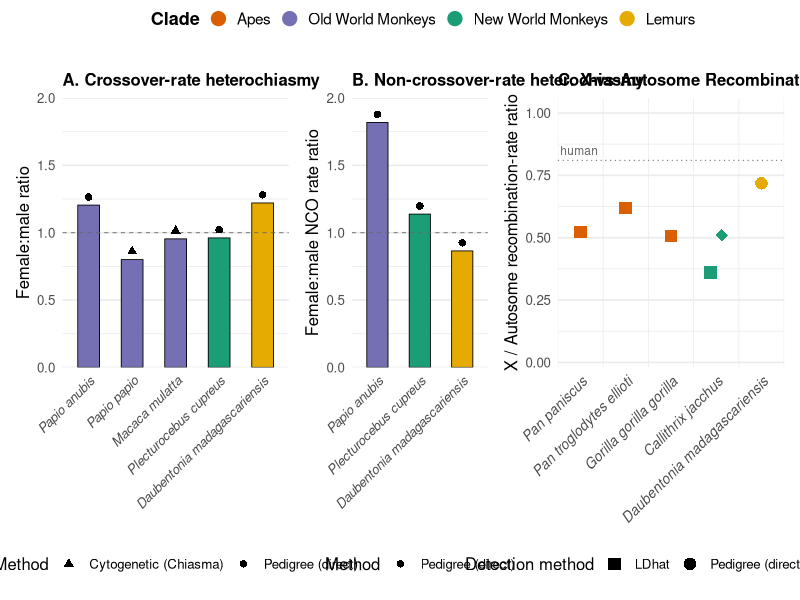
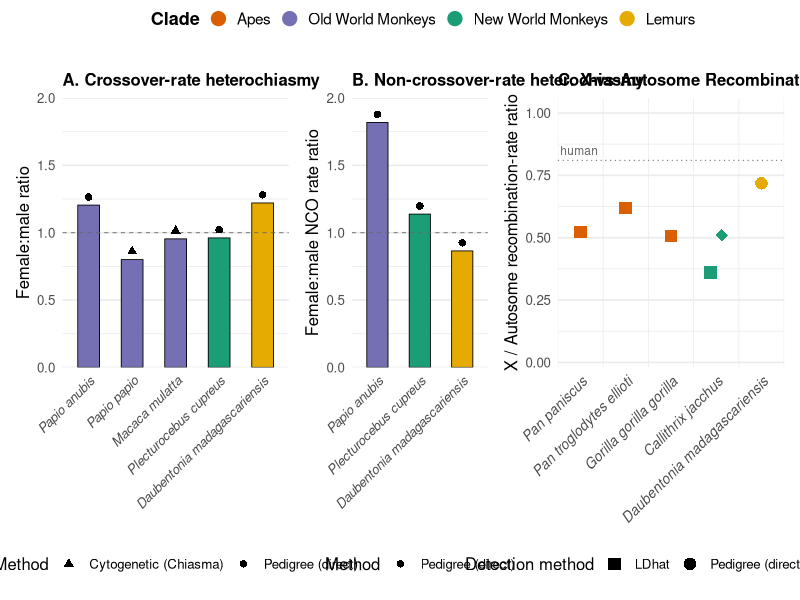
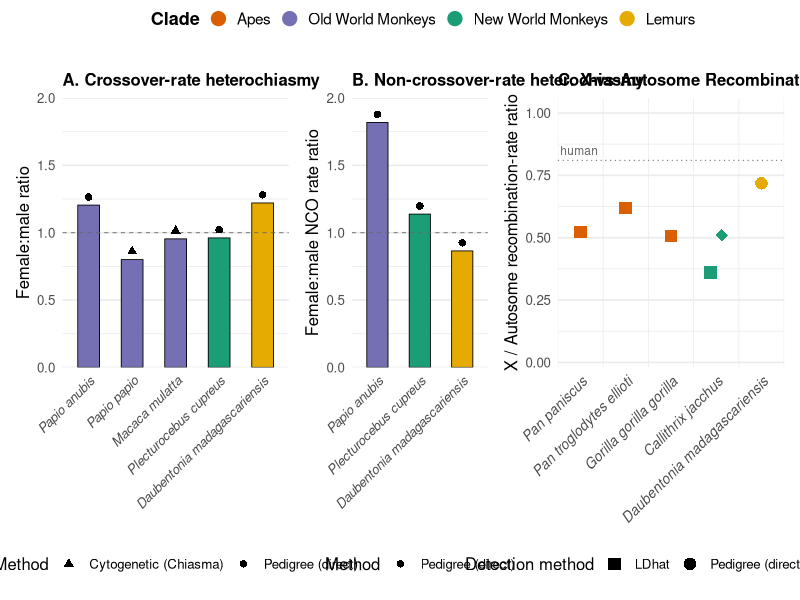

The R script that drew these images, in order: (Note: this script raises an error after producing the figures.)
library(ggplot2)
library(patchwork)
library(dplyr)

CLADE_LEVELS <- c("Apes", "Old World Monkeys", "New World Monkeys", "Lemurs")
CLADE_COLORS <- c(
  "Apes"        = "#d95f02",
  "Old World Monkeys"  = "#7570b3",
  "New World Monkeys" = "#1b9e77",
  "Lemurs"= "#e6ab02"
)
SPECIES_CLADE <- c(
  "Papio anubis" = "Old World Monkeys",
  "Plecturocebus cupreus" = "New World Monkeys",
  "Daubentonia madagascariensis" = "Lemurs",
  "Pan paniscus" = "Apes",
  "Pan troglodytes ellioti" = "Apes",
  "Gorilla gorilla gorilla" = "Apes",
  "Callithrix jacchus" = "New World Monkeys",
  "Papio papio" = "Old World Monkeys",
  "Macaca mulatta" = "Old World Monkeys"
)
# Panel B stays the original 3 species -- the only 3 pedigree studies in this review
# with BOTH sexes measured for BOTH crossovers and non-crossovers. Macaca mulatta's
# own WGS pedigree study (Versoza et al. 2024) examined paternal meioses only (its own
# stated design); the 5 Porsborg long-read species are testis-tissue samples,
# inherently male-only by what tissue was sequenced. Neither is a gap in extraction
# effort. Panel A now has 2 more species (see below) since Burt, Bell & Harvey
# (1991)'s cytogenetic chiasma data is CO-only, no NCO -- doesn't extend Panel B.
SPECIES_ORDER <- c("Papio anubis", "Plecturocebus cupreus", "Daubentonia madagascariensis")

base_theme <- theme_minimal(base_size = 12) +
  theme(axis.text.x = element_text(angle = 45, hjust = 1, face = "italic"),
        panel.grid.major.x = element_blank(),
        plot.title = element_text(face = "bold", size = 12))

# ---------- Panel A: crossover-rate sex ratio (female:male) ----------
# Papio anubis: sex-specific genetic map length stated directly in main text (Wall et
# al. 2022) -- 2,080 cM male / 2,506 cM female, over the same 2,591.3 Mb physical
# autosome length used throughout this review for this species (Mb cancels in the
# ratio, so cM ratio = cM/Mb ratio here).
# Plecturocebus cupreus and Daubentonia madagascariensis: sex-specific cM/Mb already
# stated directly in their own papers' Table 1.
# Papio papio and Macaca mulatta: Burt, Bell &
# Harvey (1991) J Evol Biol 4:259-277, as compiled/re-presented in Mank (2009) Genet
# Res 91:355-363, Table 1 -- sex-specific autosomal crossover (chiasma) counts per
# chromosome, cytogenetic method (Mank 2009's own Methods: "For all species, I only
# analysed the autosomal portions of the genome"). Values (female, male crossovers per
# chromosome): Papio papio 1.5850, 1.9800; Macaca mulatta 1.9800, 2.0750 -- both
# independently reproduce Mank's own reported heterochiasmy statistic ((F-M)/mean) to
# 4 decimal places (-0.2216, -0.0469), confirming the table was read correctly.
# NOT cM/Mb (a raw per-chromosome chiasma count instead) but the female:male RATIO is
# still directly comparable and plottable on the same axis -- ratios are unit-
# invariant as long as the same units are used for both sexes, which they are here
# (same cytogenetic count convention for both). XO only, no NCO data in Burt et al.
# 1991 -- cytogenetic chiasma counting cannot detect NCO events (same structural
# limitation already documented throughout this review) -- so these 2 species extend
# Panel A only, not Panel B. This is also this review's first-ever heterochiasmy data
# point for Macaca mulatta (its own WGS pedigree study is paternal-only) and for
# Papio papio specifically (a different baboon species than Papio anubis, already in
# this panel, and than Papio hamadryas, tracked elsewhere in this review for cM/Mb).
co_data <- tribble(
  ~species, ~female_cmmb, ~male_cmmb, ~method,
  "Papio anubis", 2506/2591.3, 2080/2591.3, "Pedigree (direct)",
  "Plecturocebus cupreus", 1.00, 1.04, "Pedigree (direct)",
  "Daubentonia madagascariensis", 0.94, 0.77, "Pedigree (direct)",
  "Papio papio", 1.5850, 1.9800, "Cytogenetic (Chiasma)",
  "Macaca mulatta", 1.9800, 2.0750, "Cytogenetic (Chiasma)"
) %>%
  mutate(ratio = female_cmmb / male_cmmb,
         clade = factor(SPECIES_CLADE[as.character(species)], levels = CLADE_LEVELS))

# Ordered by clade (matching Panel C's convention) --
# Old World Monkeys (all 3: Papio anubis, Papio papio, Macaca mulatta), then New World
# Monkeys, then Lemurs.
PANEL_A_ORDER <- c("Papio anubis", "Papio papio", "Macaca mulatta",
                    "Plecturocebus cupreus", "Daubentonia madagascariensis")
co_data <- co_data %>% mutate(species = factor(species, levels = PANEL_A_ORDER))

# Shared y-axis scale across both panels for direct side-by-side comparison -- the
# max female:male ratio in this figure is Papio anubis' NCO rate (1.82), so both
# panels use the same 0-2 range regardless of which one it occurs in.
Y_MAX <- 2
Y_BREAKS <- seq(0, Y_MAX, 0.5)

# Shape marker above each bar indicates method (Pedigree vs. Cytogenetic Chiasma) --
# same technique as Figure_3's Panel A (crossover homeostasis), which faced the exact
# same problem (bars needing a secondary method encoding once more than one method
# entered the panel). Circle/diamond match this review's shape convention (circle =
# Pedigree, diamond = Cytogenetic Chiasma, per Figure_1/Figure_2-Panel-A).
# Chiasma = triangle(17), matching Figure_2 Panel A's shape convention --
# diamond(18) would collide with this same figure's own Panel C pyrho=diamond.
METHOD_SHAPES_A <- c("Pedigree (direct)" = 16, "Cytogenetic (Chiasma)" = 17)

panelA <- ggplot(co_data, aes(x = species, y = ratio)) +
  geom_col(aes(fill = clade), width = 0.5, color = "black", linewidth = 0.3) +
  geom_hline(yintercept = 1, linetype = "dashed", color = "grey40", linewidth = 0.3) +
  geom_point(aes(y = ratio + 0.06, shape = method), fill = "black", color = "black", size = 2.2) +
  scale_fill_manual(values = CLADE_COLORS, guide = "none") +
  scale_shape_manual(values = METHOD_SHAPES_A, name = "Method") +
  scale_x_discrete(limits = PANEL_A_ORDER) +
  scale_y_continuous(limits = c(0, Y_MAX), breaks = Y_BREAKS, expand = c(0, 0)) +
  labs(x = NULL, y = "Female:male ratio",
       title = "A. Crossover-rate heterochiasmy") +
  base_theme +
  theme(legend.position = "bottom")

# ---------- Panel B: non-crossover-rate sex ratio (female:male NCO rate) ----------
# All 3 rows are "Pedigree (direct)" -- the only method that can detect NCO
# events at all in this review (cytogenetic chiasma/MLH1 counting structurally
# cannot; see the Panel A note above on why Burt/Mank's 1991 data doesn't
# extend to this panel). Added the same method marker as Panel A/C anyway
# purely for transparency/consistency across the
# figure, even though every point here shares one shape -- a reader shouldn't
# have to infer "these must all be pedigree" from Panel A's absence of a
# cytogenetic Panel B counterpart.
nco_data <- tribble(
  ~species, ~female_rate, ~male_rate, ~method,
  "Papio anubis", 9.71, 5.34, "Pedigree (direct)",
  "Plecturocebus cupreus", 4.20, 3.69, "Pedigree (direct)",
  "Daubentonia madagascariensis", 6.4, 7.4, "Pedigree (direct)"
) %>%
  mutate(ratio = female_rate / male_rate,
         species = factor(species, levels = SPECIES_ORDER),
         clade = factor(SPECIES_CLADE[as.character(species)], levels = CLADE_LEVELS))

panelB <- ggplot(nco_data, aes(x = species, y = ratio)) +
  geom_col(aes(fill = clade), width = 0.5, color = "black", linewidth = 0.3) +
  geom_hline(yintercept = 1, linetype = "dashed", color = "grey40", linewidth = 0.3) +
  geom_point(aes(y = ratio + 0.06, shape = method), fill = "black", color = "black", size = 2.2) +
  scale_fill_manual(values = CLADE_COLORS, guide = "none") +
  scale_shape_manual(values = METHOD_SHAPES_A, name = "Method") +
  scale_y_continuous(limits = c(0, Y_MAX), breaks = Y_BREAKS, expand = c(0, 0)) +
  labs(x = NULL, y = "Female:male NCO rate ratio",
       title = "B. Non-crossover-rate heterochiasmy") +
  base_theme +
  theme(legend.position = "bottom")

# ---------- Panel C: X-vs-autosome (X/A) recombination ratio ----------
# 5 species / 6 estimates -- the only species in this review with any real X/A
# recombination data (see Figure_4/Primate_XvA_Survey.txt and
# supplemental_XvA_table.csv for the full derivation of every value here).
# Plots the RAW X/A ratio only, not the Ne-corrected NeX/NeA figure -- the raw
# ratio is the one quantity genuinely available and comparable across all 5
# species; the Ne-corrected version (which isolates the demographic/breeding-
# sex-ratio signal from the mechanical male-X-hemizygosity effect) only exists
# for the 3 great apes (Woerner 2016 dissertation, via an independent method
# not replicated for aye-aye or marmoset) -- mixing the two would itself be a
# methods mismatch, so the corrected apes-only figures are reported in the
# text/caption instead, not plotted here.
#
# Great apes: chrX and autosomal rho/kb (Stevison, Woerner et al., unpublished
# maps) converted to cM/Mb using this project's own already-validated,
# independently-sourced Ne per species (same values used for each species'
# autosomal cM/Mb in Master_Comparison_Table.xlsx) -- the autosomal cM/Mb
# recovered this way reproduces the master table to 4 decimal places, and
# since the same Ne is applied to both X and A, the ratio is numerically
# identical to the raw rho ratio either way.
# Aye-aye: direct pedigree cM/Mb, sex-averaged, no Ne needed at all -- the
# most secure ratio in this panel.
# Marmoset: LD-based dual-estimator, ratio-only (X and A cM/Mb deliberately
# not computed -- no independently-validated Ne exists for this species, per
# CLAUDE.md; the ratio itself doesn't require one, since Ne cancels).
xva_data <- tribble(
  ~species, ~xa_ratio, ~method, ~estimator, ~X_cM_Mb, ~A_cM_Mb, ~Ne_used, ~Ne_source,
  ~NeX_NeA_corrected, ~Nf_Nm_corrected, ~corrected_value_source, ~reference, ~notes,
  "Pan paniscus", 0.5237, "LD-based, Ne-converted", "LDhat", 0.3610, 0.6893, "23230",
  "Han et al. 2024 Curr Biol", 0.85, 2.06, "Woerner 2016 dissertation (Appendix B)",
  "Stevison, Woerner et al. (unpublished chrX map)",
  "A cM/Mb reproduces master-table autosomal value to 4 decimals -- validated conversion. Raw ratio conflates demographic signal with male X-hemizygosity; NeX/NeA is the demography-isolated figure.",

  "Pan troglodytes ellioti", 0.6191, "LD-based, Ne-converted", "LDhat", 0.4457, 0.7199, "27795",
  "de Manuel et al. 2016 Science (via Fontsere et al. 2022)", 1.00, 7.19,
  "Woerner 2016 dissertation (Appendix B)", "Stevison, Woerner et al. (unpublished chrX map)",
  "A cM/Mb reproduces master-table autosomal value to 4 decimals -- validated conversion. Highest Nf:Nm skew of the three apes.",

  "Gorilla gorilla gorilla", 0.5069, "LD-based, Ne-converted", "LDhat", 0.3764, 0.7424, "31777",
  "McManus et al. 2015 MBE", 0.82, 1.70, "Woerner 2016 dissertation (Appendix B)",
  "Stevison, Woerner et al. (unpublished chrX map)",
  "A cM/Mb reproduces master-table autosomal value to 4 decimals -- validated conversion.",

  "Daubentonia madagascariensis", 0.7180, "Pedigree (direct)", "n/a", 0.61, 0.85,
  "n/a (direct pedigree cM/Mb, no Ne needed)", "n/a", NA, NA,
  "n/a -- 0.5 breeding sex ratio via SFS-based demographic inference, a different method, not directly comparable to NeX/NeA",
  "Terbot et al. 2025 Am J Primatol (X vs. autosomal diversity paper)",
  "Only row needing no Ne at all -- direct, most secure ratio. ~30% X reduction framed by the paper as mechanical (males contribute zero non-PAR X recombination), not a finding requiring explanation.",

  "Callithrix jacchus", 0.3600, "LD-based, ratio-only", "LDhat", NA, NA,
  "n/a -- ratio only, no Ne applied", "not independently validated for this species",
  NA, NA, "n/a", "Soni, Versoza, Shah, Pfeifer & Jensen 2026 GBE (X-chromosome dynamics paper)",
  "X and A cM/Mb deliberately left blank -- converting would require an unvalidated implicit Ne (same caveat as Xue et al. 2020 macaque). Ratio itself needs no Ne (cancels out).",

  "Callithrix jacchus", 0.5100, "LD-based, ratio-only", "pyrho", NA, NA,
  "n/a -- ratio only, no Ne applied", "not independently validated for this species",
  NA, NA, "n/a", "Soni, Versoza, Shah, Pfeifer & Jensen 2026 GBE (X-chromosome dynamics paper)",
  "Same species as row above, second estimator. Paper's own benchmarking suggests LDhat overestimates the X rate less than pyrho under twin-birth/chimerism-violated assumptions, but neither is picked as definitively more reliable."
) %>%
  mutate(clade = factor(SPECIES_CLADE[as.character(species)], levels = CLADE_LEVELS),
         # Shape encodes the actual estimator (LDhat vs. pyrho), not the
         # Ne-conversion status -- "Ne-converted" vs.
         # "ratio-only" isn't a meaningful distinction for a ratio itself
         # (Ne cancels identically either way). LDhat/pyrho is the real
         # methodological axis, and it's especially informative for
         # marmoset's own two points, which previously shared one shape
         # despite using different estimators.
         method_group = case_when(
           estimator == "LDhat" ~ "LDhat",
           estimator == "pyrho" ~ "pyrho",
           TRUE ~ "Pedigree (direct)"
         ))

# Ordered by clade (Apes -> Old World Monkeys -> New World Monkeys -> Lemurs),
# not by ratio value -- rank-ordering by value would visually
# imply these 6 estimates are directly cross-comparable, which cuts against
# the whole point of shape-coding by method (they're method-heterogeneous,
# not a clean ranked series the way Figure_2/Figure_3's raw/unbinned Gini
# values are). Within Apes (the only clade with >1 species here), ordered
# bonobo/Nigerian chimp/gorilla to match this project's usual ape ordering
# elsewhere.
xva_order <- c("Pan paniscus", "Pan troglodytes ellioti", "Gorilla gorilla gorilla",
               "Callithrix jacchus", "Daubentonia madagascariensis")

# Deterministic fan-out for marmoset's 2 points (same species, same x slot) --
# matches the fixed-offset convention used in Figure_2/build_gini_dotplot.R,
# not random jitter, so multi-estimate species stay visible and reproducible.
xva_data <- xva_data %>%
  mutate(species = factor(species, levels = xva_order)) %>%
  group_by(species) %>%
  mutate(x_num = as.numeric(species) + (row_number() - (n() + 1) / 2) * 0.25) %>%
  ungroup()

# Shape consistency: circle is reserved for
# Pedigree everywhere in this review (Figure_1's Method ring, Figure_2 Panel
# A, Figure_3's METHOD_SHAPES), so LDhat does not use circle here,
# especially since Pedigree (direct) is also a real category in
# this same panel. Matches Figure_2/build_gini_dotplot.R's
# ESTIMATOR_SHAPES exactly: LDhat = square (this review's predominant
# LD-based estimator, same shape Figure_1/Figure_2-Panel-A use for generic
# "LD-based"), pyrho = diamond, Pedigree (direct) = circle.
XVA_SHAPES <- c("LDhat" = 15, "pyrho" = 18, "Pedigree (direct)" = 16)

panelC <- ggplot(xva_data, aes(x = x_num, y = xa_ratio, color = clade, shape = method_group)) +
  geom_hline(yintercept = 0.81, linetype = "dotted", color = "grey50", linewidth = 0.4) +
  annotate("text", x = 0.55, y = 0.81, label = "human", hjust = 0, vjust = -0.6,
           size = 3, color = "grey40") +
  geom_point(size = 3.5, stroke = 1.1) +
  scale_color_manual(values = CLADE_COLORS, guide = "none") +
  scale_shape_manual(values = XVA_SHAPES, name = "Detection method") +
  scale_x_continuous(breaks = seq_along(xva_order), labels = xva_order,
                      limits = c(0.5, length(xva_order) + 0.5), expand = c(0, 0)) +
  scale_y_continuous(limits = c(0, 1), breaks = seq(0, 1, 0.25), expand = expansion(mult = c(0.02, 0.06))) +
  labs(x = NULL, y = "X / Autosome recombination-rate ratio",
       title = "C. X-vs-Autosome Recombination") +
  base_theme +
  theme(axis.text.x = element_text(angle = 45, hjust = 1, face = "italic", size = 10),
        legend.position = "bottom")

# ---------- Shared clade legend strip ----------
# Built from real per-clade points (not borrowed from a panel's own bar/point
# legend) -- a panel-native legend only shows clades actually present in that
# panel's own data (e.g. Panel B has no Apes rows at all), and forcing extra
# levels via drop=FALSE on a geom_col produces an invisible/empty swatch for
# the absent level (confirmed -- Apes' key rendered blank). Same fix already
# used in Figure_2/build_gini_dotplot.R: a dedicated strip with one real point
# per clade, alpha=0 to hide the (identically-positioned, so visually
# stacked) points themselves while keeping the legend swatches opaque via
# override.aes. All 3 real panels' own clade fill/color guides are
# suppressed (guide="none") so this strip is the only source of the Clade
# legend.
clade_legend_data <- tibble(clade = factor(CLADE_LEVELS, levels = CLADE_LEVELS), x = 1, y = 1)
clade_legend_plot <- ggplot(clade_legend_data, aes(x = x, y = y, color = clade)) +
  geom_point(size = 4.5, alpha = 0) +
  scale_color_manual(values = CLADE_COLORS, name = "Clade") +
  guides(color = guide_legend(override.aes = list(alpha = 1))) +
  theme_void() +
  theme(legend.position = "top",
        legend.title = element_text(face = "bold", size = 13),
        legend.text = element_text(size = 11),
        legend.key.size = unit(1.1, "lines"))

# All 3 panels side by side in one row -- (A+B) stacked above C left C
# stretched out disproportionately wide relative to its 5 species. Width
# ratio 3:3:5 matches each panel's species
# count (A/B = 3 species each, C = 5) directly, so panel width scales with
# how much x-axis content each one actually has.
combined <- clade_legend_plot / (panelA + panelB + panelC + plot_layout(widths = c(5, 3, 5))) +
  plot_layout(heights = c(0.1, 1))

ggsave("/Users/lss0021/Documents/Primate_Maps/Figure_4/Figure_4_heterochiasmy.png",
       combined, width = 16, height = 6.5, dpi = 1200, bg = "white")
ggsave("/Users/lss0021/Documents/Primate_Maps/Figure_4/Figure_4_heterochiasmy.pdf",
       combined, width = 16, height = 6.5, bg = "white")
# EPS format for Elsevier ELSA submission (accepts JPG/TIFF/PNG/EPS/CDX,
# not PDF) -- vector, so it sidesteps the DPI requirement the same way the PDF does.
ggsave("/Users/lss0021/Documents/Primate_Maps/Figure_4/Figure_4_heterochiasmy.eps",
       combined, device = "eps", width = 16, height = 6.5, bg = "white")

cat("Saved Figure_4_heterochiasmy.png/.pdf\n")

supp <- co_data %>%
  select(species, clade, method, female_cmmb, male_cmmb, co_ratio_female_over_male = ratio) %>%
  left_join(nco_data %>% select(species, female_rate, male_rate, nco_ratio_female_over_male = ratio),
            by = "species") %>%
  arrange(match(species, PANEL_A_ORDER))

write.csv(supp, "/Users/lss0021/Documents/Primate_Maps/Figure_4/supplemental_heterochiasmy_table.csv",
          row.names = FALSE)
cat("Saved supplemental_heterochiasmy_table.csv\n")

write.csv(xva_data %>%
            select(species, clade, method, estimator, X_cM_Mb, A_cM_Mb, xa_ratio_raw = xa_ratio,
                   Ne_used, Ne_source, NeX_NeA_corrected, Nf_Nm_corrected,
                   corrected_value_source, reference, notes) %>%
            arrange(match(species, xva_order)),
          "/Users/lss0021/Documents/Primate_Maps/Figure_4/supplemental_XvA_table.csv",
          row.names = FALSE)
cat("Saved supplemental_XvA_table.csv\n")
